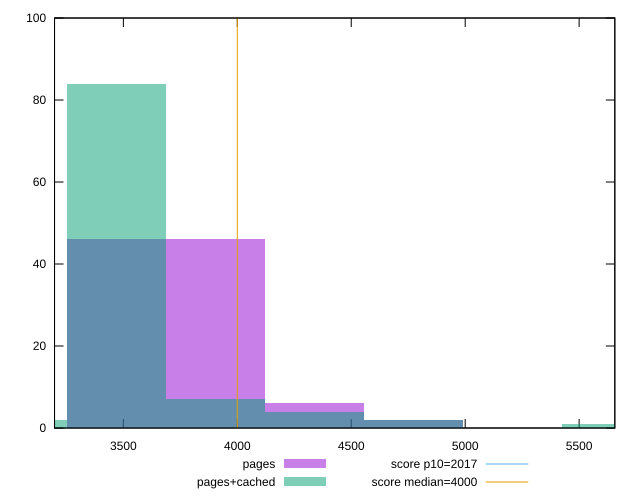

This chart was generated by the following gnuplot code:
reset

$pages <<EOF
4338.253207772705 6
3470.6025662181637 46
3904.427886995434 46
4772.078528549975 2
EOF

$pagesCached <<EOF
4772.078528549975 2
3470.6025662181637 84
4338.253207772705 4
3904.427886995434 7
5639.729170104516 1
3036.7772454408932 2
EOF

set key outside below
set boxwidth 433.82532077727046
set xrange [3197.9680000000003:5656.6159999999945]
set yrange [0:100]
set trange [0:100]
set style fill transparent solid 0.5 noborder

set parametric
set terminal svg size 640, 500 enhanced background rgb 'white'
set output "report_00009_2021-02-08T22-37-41.559Z/mainthread-work-breakdown/comparison/histogram/0_vs_1.svg"

plot $pages title "pages" with boxes, \
     $pagesCached title "pages+cached" with boxes, \
     2017,t title "score p10=2017", \
     4000,t title "score median=4000"

reset
